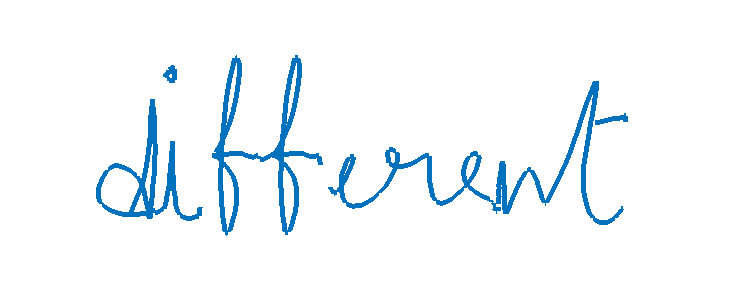
#> input picture Images/word1sample2.png, 750 x 300 px; its folder holds only this picture in this run
$ python crop_image_new.py   (Python 2 division)
#> lines starting #> are read from the running program, lines starting #| are printed output that depends on the picture; after the words box and inside, x2 and y2 are one past the last pixel; in counts of white or black regions, pixels touching at a corner belong together
import numpy as np
import cv2
import os

Dir = '/home/vaibhav/Documents/test_folder/Images'
results = list()
for path, subdirs, files in os.walk(Dir):
    for filename in files:
        if os.path.splitext(filename)[1] == '.png':
            f = os.path.join(path, filename)
            results.append(f)

files = results

for file in files:
	im = cv2.imread(file)
#> im is the input picture: shape (300, 750, 3); mean B, G, R 251.8, 248.2, 242.8
	ids = im.copy()
	height, width = im.shape[:2]
#> height = 300; width = 750
	im[im == 255] = 1
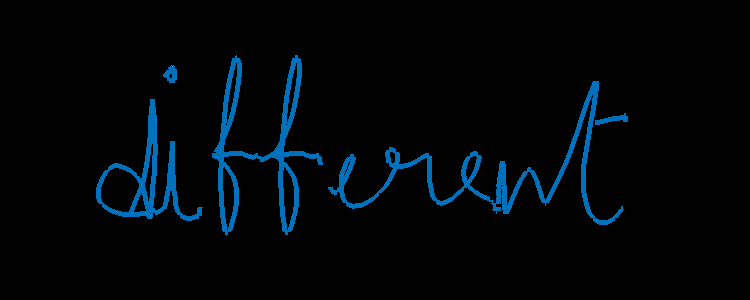
#> im: shape (300, 750, 3); mean B, G, R 10, 6.4, 1
	im[im == 0] = 255
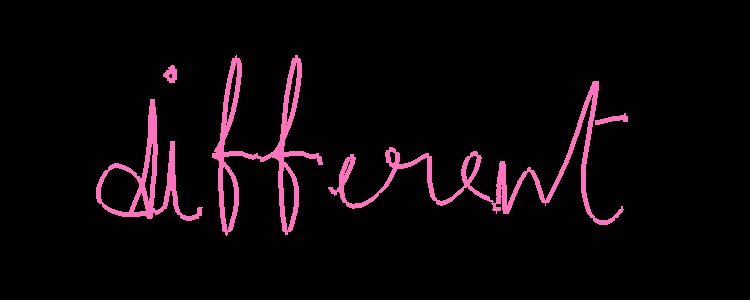
#> im: shape (300, 750, 3); 4.79% of pixels changed, all inside (x1, y1, x2, y2) = (96, 55, 628, 236)
	im[im == 1] = 0
	im2 = cv2.cvtColor(im,cv2.COLOR_BGR2GRAY)
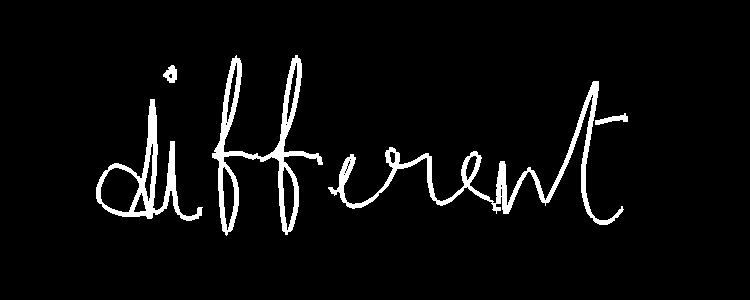
#> im2: shape (300, 750); values 0 (black) and 165 (white), 4.8% white; 5 white regions, box (x1, y1, x2, y2) and area: (328, 81, 624, 225) 4134, (212, 55, 323, 236) 3810, (96, 99, 203, 221) 2498, (595, 113, 628, 125) 177, (163, 65, 177, 83) 161
	ret,thresh = cv2.threshold(im2,125,255,0)
#> thresh: shape (300, 750); 4.8% white; 5 white regions
	contours, hierarchy = cv2.findContours(thresh,cv2.RETR_TREE,cv2.CHAIN_APPROX_SIMPLE)
#> contours = 25 contours, 11 with area under 20; largest, box (x1, y1, x2, y2) and area: (212, 55, 323, 236) 4656, (96, 99, 203, 221) 3730, (328, 81, 624, 225) 3582, (100, 167, 140, 213) 1292, (282, 166, 295, 231) 518

	y_min = 100000
	y_max = 0
	x_min = 100000
	x_max = 0
	for i in range(0, len(contours)):
	   cnt = contours[i]
	   #mask = np.zeros(im2.shape,np.uint8)
	   #cv2.drawContours(mask,[cnt],0,255,-1)
	   x,y,w,h = cv2.boundingRect(cnt)
	   if x_min > x:
	       x_min = x
	   if x_max < x + w:
	       x_max = x + w
	   if y_min > y:
	       y_min = y
	   if y_max < y + h:
	       y_max = y + h
#> this loop made 25 passes
#> (x, y, w, h, x_min, x_max, y_min, y_max) on pass 1: (595, 113, 33, 12, 595, 628, 113, 125)
#> (x, y, w, h, x_min, y_min, y_max) on pass 2: (96, 99, 107, 122, 96, 99, 221)
#> after the loop, x_max = 628; x_min = 96; y_max = 236; y_min = 55

	print file
	file_path = "/".join(file.split('/')[-2:])
	if not os.path.exists('cropped/'+file_path.split('/')[0]):
		os.makedirs('cropped/'+(file_path.split('/')[0]))
	cv2.imwrite('cropped/'+file_path, ids[y_min:y_max, x_min:x_max])
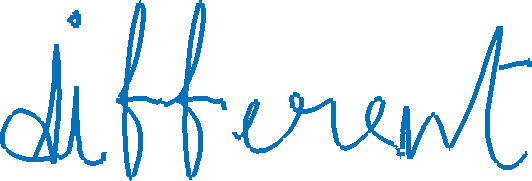
#> saved as word1sample2.png: shape (181, 532, 3); mean B, G, R 247.6, 239.2, 226.5
